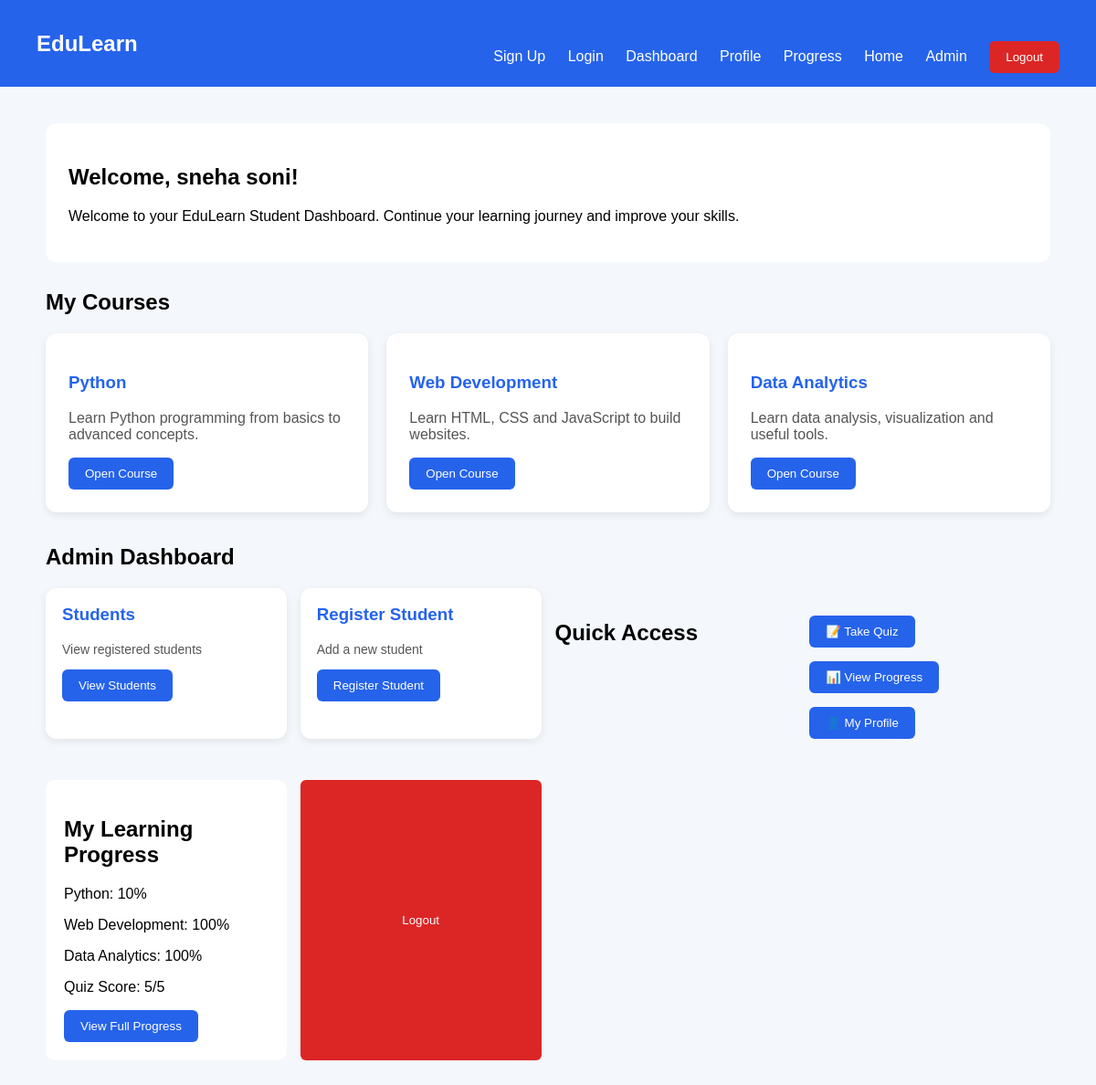
Page /dashboard (signed in) on the committed database.
### tables this page shows
CREATE TABLE students (
            id INTEGER PRIMARY KEY AUTOINCREMENT,
            name TEXT NOT NULL,
            email TEXT NOT NULL,
            password TEXT NOT NULL
        , quiz_score INTEGER DEFAULT 0, python_progress INTEGER DEFAULT 0, web_progress INTEGER DEFAULT 0, data_progress INTEGER DEFAULT 0);

### app.py (the view)
@app.route("/dashboard")
def dashboard():
    if "student_id" not in session:
        return redirect("/login")
    conn = get_db()
    student = conn.execute(
        "SELECT * FROM students WHERE id = ?",
        (session["student_id"],)
    ).fetchone()
    conn.close()
    return render_template("dashboard.html", student=student)

### app.py (called while the page is built)
def get_db():
    conn = sqlite3.connect("edulearn.db")
    conn.row_factory = sqlite3.Row
    return conn

### templates/dashboard.html (shortened to what this page needs)
<!DOCTYPE html>
<html lang="en">
<head>
</head>
<body>
<header>
    <nav>
        <h2>EduLearn</h2>
        <div>
            <a href="/signup">Sign Up</a>
            <a href="/login">Login</a>
            <a href="/dashboard">Dashboard</a>
            <a href="/profile">Profile</a>
            <a href="/progress">Progress</a>
            <a href="/">Home</a>
            <a href="/admin">Admin</a>
            <a href="/logout">
                <button class="logout">Logout</button>
            </a>
        </div>
    </nav>
</header>
<main class="dashboard">
    <div class="welcome">
        <h2>Welcome, {{ student["name"] }}!</h2>
        <p>
            Welcome to your EduLearn Student Dashboard.
            Continue your learning journey and improve your skills.
        </p>
    </div>
    <h2>My Courses</h2>
    <div class="course-container">
        <div class="course-card">
            <h3>Python</h3>
            <p>
                Learn Python programming from basics to advanced concepts.
            </p>
            <a href="/python">
                <button>Open Course</button>
            </a>
        </div>
        <div class="course-card">
            <h3>Web Development</h3>
            <p>
                Learn HTML, CSS and JavaScript to build websites.
            </p>
            <a href="/web">
                <button>Open Course</button>
            </a>
        </div>
        <div class="course-card">
            <h3>Data Analytics</h3>
            <p>
                Learn data analysis, visualization and useful tools.
            </p>
            <a href="/data-analytics">
                <button>Open Course</button>
            </a>
        </div>
    </div>
    <h2 style="margin-top: 35px;">Admin Dashboard</h2>
    <div class="admin-container">
        <div class="admin-card">
            <h3>Students</h3>
            <p>View registered students</p>
            <a href="/admin/students">
                <button>View Students</button>
            </a>
        </div>
        <div class="admin-card">
            <h3>Register Student</h3>
            <p>Add a new student</p>
            <a href="/admin/register">
                <button>Register Student</button>
            </a>
        </div>
    <h2 style="margin-top: 35px;">Quick Access</h2>
    <div class="quick-links">
        <a href="/quiz">
            <button>📝 Take Quiz</button>
        </a>
        <a href="/progress">
            <button>📊 View Progress</button>
        </a>
        <a href="/profile">
            <button>👤 My Profile</button>
        </a>
    </div>
    <div style="margin-top: 30px; padding: 20px; background: white; border-radius: 10px;">
        <h2>My Learning Progress</h2>
        <p>
            Python: {{ student["python_progress"] }}%
        </p>
        <p>
            Web Development: {{ student["web_progress"] }}%
        </p>
        <p>
            Data Analytics: {{ student["data_progress"] }}%
        </p>
        <p>
            Quiz Score: {{ student["quiz_score"] }}/5
        </p>
        <a href="/progress">
            <button>View Full Progress</button>
        </a>
    </div>
    <button class="logout" onclick="logoutUser()">
        Logout
    </button>
</main>
</body>
</html>

### templates/dashboard.html (style rules this page uses)
body { margin: 0; font-family: Arial, sans-serif; background: #f4f7fb; }
header { background: #2563eb; color: white; padding: 15px 40px; }
header nav { display: flex; justify-content: space-between; align-items: center; }
header h2 { margin: 0; }
header a { color: white; text-decoration: none; margin-left: 20px; }
.dashboard { padding: 40px; max-width: 1100px; margin: auto; }
.welcome { background: white; padding: 25px; border-radius: 12px; margin-bottom: 30px; }
.course-container { display: grid; grid-template-columns: repeat(3, 1fr); gap: 20px; }
.course-card { background: white; padding: 25px; border-radius: 12px; box-shadow: 0 3px 10px rgba(0,0,0,0.08); }
.course-card h3 { color: #2563eb; }
.course-card p { color: #555; }
.admin-container { display: grid; grid-template-columns: repeat(4, 1fr); gap: 15px; margin-top: 20px; }
.admin-card { background: white; padding: 18px; border-radius: 12px; box-shadow: 0 3px 10px rgba(0,0,0,0.08); }
.admin-card h3 { color: #2563eb; margin-top: 0; }
.admin-card p { color: #555; font-size: 14px; }
button { background: #2563eb; color: white; border: none; padding: 10px 18px; border-radius: 6px; cursor: pointer; }
.quick-links { margin-top: 30px; display: flex; gap: 15px; flex-wrap: wrap; }
.quick-links a { text-decoration: none; }
.logout { margin-top: 30px; background: #dc2626; }

### rows in the picture
students: name "sneha soni", python_progress "10", web_progress "100", data_progress "100", quiz_score "5"
